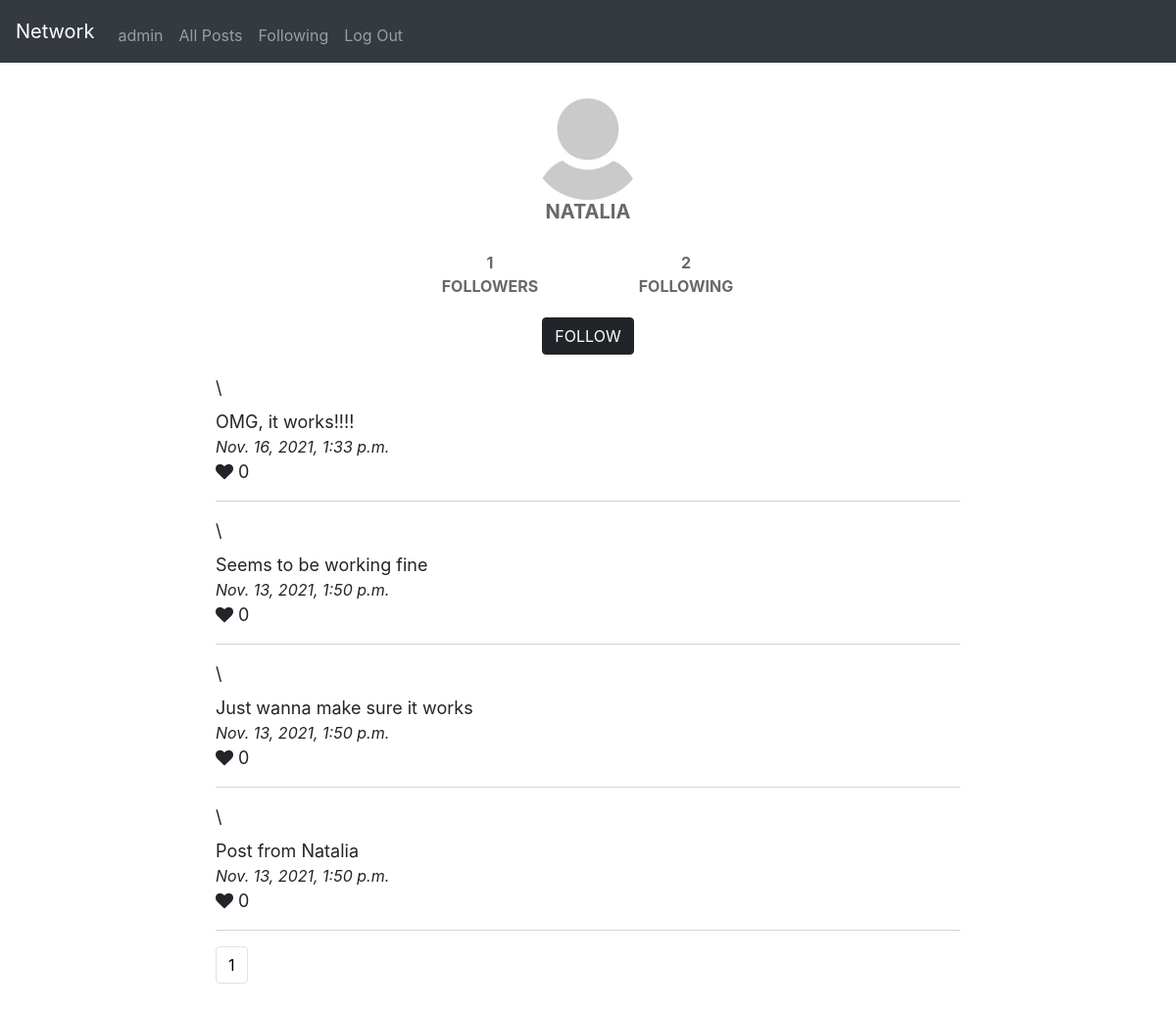
The app's page /profile/1 (signed in) with its own data.
### network/models.py (models this page shows, shortened)
class User(AbstractUser):
    pass

class Post(models.Model):
    author = models.ForeignKey(Profile, on_delete=models.CASCADE, related_name='author')
    post_date = models.DateTimeField(default=datetime.now)
    content = models.TextField()
    likes = models.ManyToManyField(Profile, blank=True, related_name='likes')

### network/views.py (the view)
# urls.py: path("profile/<int:profile_id>", views.profile, name="profile"),
@login_required
def profile(request, profile_id):
    user_profile = Profile.objects.get(user=request.user)
    if request.method == 'POST':
        data = json.loads(request.body)
        profile = Profile.objects.get(id=data['user_id'])
        btn_value = data['btn_value']
        if profile is not None:
            if btn_value == 'FOLLOW':
                user_profile.add_relationship(profile)
            if btn_value == 'UNFOLLOW':
                user_profile.delete_relationship(profile)
            message = f'You {btn_value.lower()}ed {profile} successfully!'
            return JsonResponse({"status": 200, "message": message})
        else:
            return JsonResponse(status=404)
    else:
        profile = Profile.objects.get(id=profile_id)
        if profile is not None:
            profile_n_followers = len(profile.get_followers())
            profile_n_following = len(profile.get_following())
            profile_paginator = Paginator(Post.objects.filter(author=profile_id).order_by('post_date').reverse(), 10)
            page_number = request.GET.get('page', 1)
            page_obj = profile_paginator.get_page(page_number)
            return render(request, "network/profile.html", {"username": profile.user.username,
                                                            "profile_id": profile_id,
                                                            "profile": profile,
                                                            "page_obj": page_obj,
                                                            "n_followers": profile_n_followers,
                                                            "n_following": profile_n_following,
                                                            "user_following_list": user_profile.get_following()
                                                            })

### network/models.py (called while the page is built)
    def get_following(self):
        return self.relationships.filter(to_user__from_user=self)

    def get_followers(self):
        return self.related_to.filter(from_user__to_user=self)

### network/templates/network/profile.html (shortened to what this page needs)
{% extends "network/layout.html" %}
{% load static %}
{% block body %}
{% if user.is_authenticated %}
    <div class="profile_img">
        <img src="{% static 'default.jpg' %}" alt="Default profile image">
        <h5> {{ username }} </h5>
    </div>
    <div class="profile_fol">
        <div>
            {{ n_followers }} <br/>
            FOLLOWERS
        </div>
        <div>
            {{ n_following }} <br/>
            FOLLOWING
        </div>
    </div>
    {% if user.id != profile_id %}
        {% if profile in user_following_list %}
            <div class="profile_img" style="padding-top: 20px;">
                <input class='btn btn-primary' type="submit" value="UNFOLLOW" name='follow_btn' onclick="follow(this, '{{ profile_id }}')">
            </div>
        {% else %}
            <div class="profile_img" style="padding-top: 20px;">
                <input class='btn btn-primary' type="submit" value="FOLLOW" name='follow_btn' onclick="follow(this, '{{ profile_id }}')">
            </div>
        {% endif %}
    {% endif %}
    <div id='posts'>
    {% for post in page_obj %} \
    <div name='post'>
        {{ post.content }}
        <div class='post_date'>
            {{ post.post_date }}
        </div>
        <i class="fa fa-heart" id='heart' data-post-id="{{ post.id }}"></i>
        <span>{{ post.likes|length }}</span>
        <div>
            <hr class="solid">
        </div>
    </div>
    {% endfor %}
    </div>
{% endif %}
{% endblock %}

### network/templates/network/layout.html (shortened to what this page needs)
{% load static %}
<!DOCTYPE html>
<html lang="en">
    <head>
        <link rel="stylesheet" href="https://cdnjs.cloudflare.com/ajax/libs/font-awesome/4.7.0/css/font-awesome.min.css">
        <link rel="stylesheet" href="https://stackpath.bootstrapcdn.com/bootstrap/4.4.1/css/bootstrap.min.css">
        <link href="{% static 'network/styles.css' %}" rel="stylesheet">
    </head>
    <body>
        <nav class="navbar navbar-expand-lg navbar-dark bg-dark">
            <a class="navbar-brand" href="{% url 'index' %}">Network</a>
            <div class="collapse navbar-collapse" id="navbar">
                <ul class="navbar-nav mr-auto mt-2">
                    {% if user.is_authenticated %}
                    {% url 'profile' user.id as url %}
                    <li class="nav-item {% if request.path == url %} active {% endif %}">
                        <a class="nav-link" href="{{ url }}">{{ user.username }}</a>
                    </li>
                    {% url 'index' as url %}
                    <li class="nav-item {% if request.path == url %}active{% endif %}">
                        <a class="nav-link" href="{{ url }}">All Posts</a>
                    </li>
                    {% url 'following' as url %}
                    <li class="nav-item {% if request.path == url %}active{% endif %}">
                        <a class="nav-link" href="{{ url }}">Following</a>
                    </li>
                    {% url 'logout' as url %}
                    <li class="nav-item {% if request.path == url %}active{% endif %}">
                        <a class="nav-link" href="{{ url }}">Log Out</a>
                    </li>
                    {% endif %}
                </ul>
            </div>
        </nav>
        <div class="body">
            {% block body %}
            {% endblock %}
            <div class="footer">
                <footer>
                    <ul class="pagination">
                        <li class="page-item"><a class="page-link" href="?page={{ page_obj.number }}" id="current_page"> {{ page_obj.number }}</a></li>
                    </ul>
                </footer>
            </div>
        </div>
    </body>
</html>

### network/static/network/styles.css (style rules this page uses)
.body { max-width: 800px; margin: 0 auto; padding: 20px; }
.body a { color: black; }
.body input { background-color: #212529; border-color: #212529; color: white; }
.post_date { font-size: medium; font-style: italic; }
hr.solid { border-top: 1px solid lightgray; }
#posts { padding-top: 20px !important; max-width: 800px; margin: 0 auto; font-size: large; }
.profile_img { text-align: center; max-width: 800px; margin: 0 auto; }
.profile_img h5 { text-transform: uppercase; font-size: 20px; font-weight: bold; color: #696969; }
img { border-radius: 60%; max-height: 15vh; max-width: auto; }
.profile_fol { display: flex; justify-content: center; padding-top: 20px; font-weight: bold; color: #696969; }
.profile_fol > div { min-width: 200px; text-align: center; }
.footer { bottom: 0; }

### records on screen
User: username "admin"
User: username "NATALIA"
Post: content "OMG, it works!!!!", post_date "Nov. 16, 2021, 1:33 p.m.", likes|length "0"
Post: content "Seems to be working fine", post_date "Nov. 13, 2021, 1:50 p.m.", likes|length "0"
Post: content "Just wanna make sure it works", post_date "Nov. 13, 2021, 1:50 p.m.", likes|length "0"
Post: content "Post from Natalia", post_date "Nov. 13, 2021, 1:50 p.m.", likes|length "0"

### other values on screen
{{ n_followers }} "1"
{{ n_following }} "2"
{{ page_obj.number }} "1"
